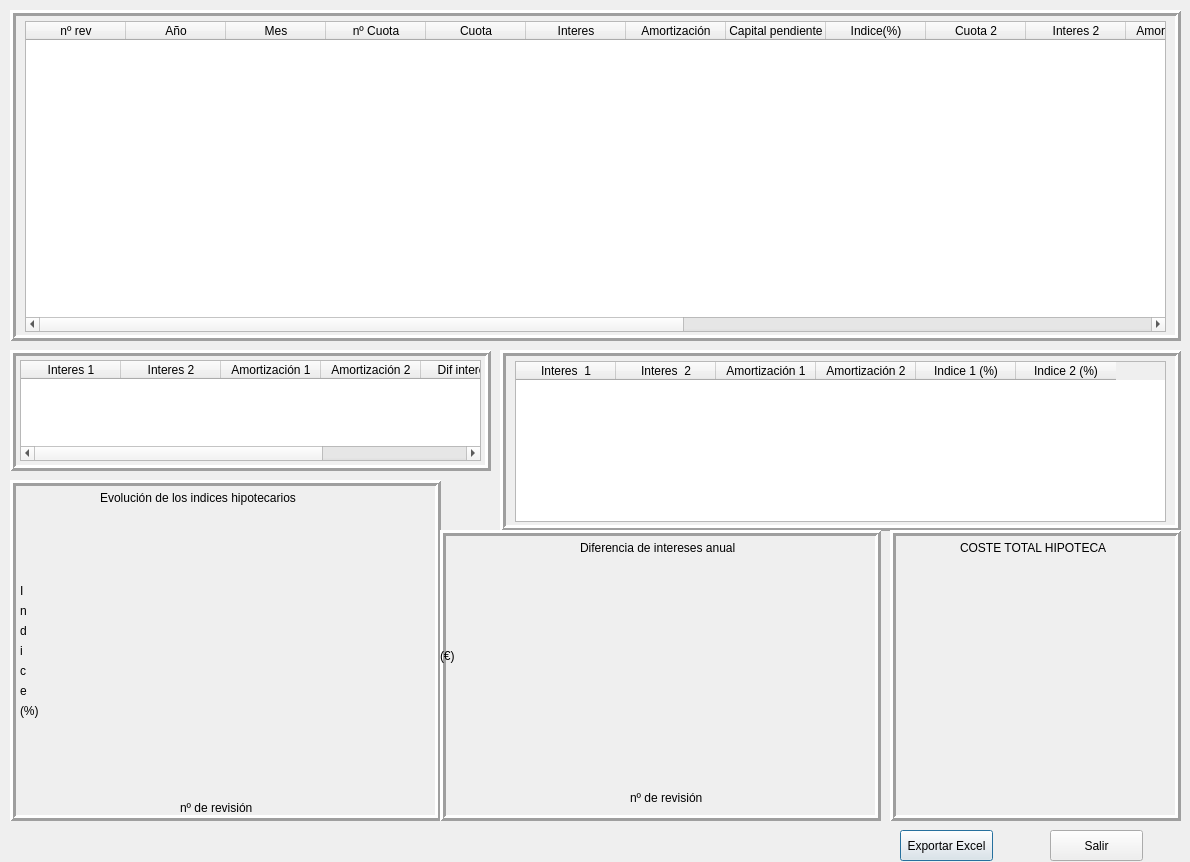
<?xml version="1.0" encoding="UTF-8"?>
<ui version="4.0">
 <class>Dialog_detalleygraficovariable</class>
 <widget class="QDialog" name="Dialog_detalleygraficovariable">
  <property name="geometry">
   <rect>
    <x>0</x>
    <y>0</y>
    <width>1190</width>
    <height>862</height>
   </rect>
  </property>
  <property name="windowTitle">
   <string>Datos tipo variable</string>
  </property>
  <widget class="QFrame" name="frame_detallecuota">
   <property name="geometry">
    <rect>
     <x>10</x>
     <y>10</y>
     <width>1171</width>
     <height>331</height>
    </rect>
   </property>
   <property name="frameShape">
    <enum>QFrame::Box</enum>
   </property>
   <property name="frameShadow">
    <enum>QFrame::Raised</enum>
   </property>
   <property name="lineWidth">
    <number>3</number>
   </property>
   <widget class="QTableWidget" name="tableWidget_detVariable">
    <property name="geometry">
     <rect>
      <x>15</x>
      <y>11</y>
      <width>1141</width>
      <height>311</height>
     </rect>
    </property>
    <column>
     <property name="text">
      <string>nº rev</string>
     </property>
    </column>
    <column>
     <property name="text">
      <string>Año</string>
     </property>
    </column>
    <column>
     <property name="text">
      <string>Mes</string>
     </property>
    </column>
    <column>
     <property name="text">
      <string>nº Cuota</string>
     </property>
    </column>
    <column>
     <property name="text">
      <string>Cuota</string>
     </property>
    </column>
    <column>
     <property name="text">
      <string>Interes</string>
     </property>
    </column>
    <column>
     <property name="text">
      <string>Amortización</string>
     </property>
    </column>
    <column>
     <property name="text">
      <string>Capital pendiente</string>
     </property>
    </column>
    <column>
     <property name="text">
      <string>Indice(%)</string>
     </property>
    </column>
    <column>
     <property name="text">
      <string>Cuota 2</string>
     </property>
    </column>
    <column>
     <property name="text">
      <string>Interes 2</string>
     </property>
    </column>
    <column>
     <property name="text">
      <string>Amortización 2</string>
     </property>
    </column>
    <column>
     <property name="text">
      <string>Capital pendiente 2</string>
     </property>
    </column>
    <column>
     <property name="text">
      <string>Indice 2 (%)</string>
     </property>
    </column>
    <column>
     <property name="text">
      <string>A amortizar</string>
     </property>
    </column>
    <column>
     <property name="text">
      <string>Pago</string>
     </property>
    </column>
    <column>
     <property name="text">
      <string>Fecha</string>
     </property>
    </column>
    <column>
     <property name="text">
      <string>Interes legal</string>
     </property>
    </column>
    <column>
     <property name="text">
      <string>Mes Revisión</string>
     </property>
    </column>
   </widget>
  </widget>
  <widget class="QFrame" name="frame_agruprevision">
   <property name="geometry">
    <rect>
     <x>10</x>
     <y>350</y>
     <width>481</width>
     <height>121</height>
    </rect>
   </property>
   <property name="frameShape">
    <enum>QFrame::Box</enum>
   </property>
   <property name="frameShadow">
    <enum>QFrame::Raised</enum>
   </property>
   <property name="lineWidth">
    <number>3</number>
   </property>
   <widget class="QTableWidget" name="tableWidget_2">
    <property name="geometry">
     <rect>
      <x>10</x>
      <y>10</y>
      <width>461</width>
      <height>101</height>
     </rect>
    </property>
    <column>
     <property name="text">
      <string>Interes 1</string>
     </property>
    </column>
    <column>
     <property name="text">
      <string>Interes 2</string>
     </property>
    </column>
    <column>
     <property name="text">
      <string>Amortización 1</string>
     </property>
    </column>
    <column>
     <property name="text">
      <string>Amortización 2</string>
     </property>
    </column>
    <column>
     <property name="text">
      <string>Dif intereses</string>
     </property>
    </column>
    <column>
     <property name="text">
      <string>Dif amortización</string>
     </property>
    </column>
   </widget>
  </widget>
  <widget class="QFrame" name="frame_totaleship">
   <property name="geometry">
    <rect>
     <x>500</x>
     <y>350</y>
     <width>681</width>
     <height>181</height>
    </rect>
   </property>
   <property name="frameShape">
    <enum>QFrame::Box</enum>
   </property>
   <property name="frameShadow">
    <enum>QFrame::Raised</enum>
   </property>
   <property name="lineWidth">
    <number>3</number>
   </property>
   <widget class="QTableWidget" name="tableWidget_3">
    <property name="geometry">
     <rect>
      <x>15</x>
      <y>11</y>
      <width>651</width>
      <height>161</height>
     </rect>
    </property>
    <column>
     <property name="text">
      <string>Interes  1</string>
     </property>
    </column>
    <column>
     <property name="text">
      <string>Interes  2</string>
     </property>
    </column>
    <column>
     <property name="text">
      <string>Amortización 1</string>
     </property>
    </column>
    <column>
     <property name="text">
      <string>Amortización 2</string>
     </property>
    </column>
    <column>
     <property name="text">
      <string>Indice 1 (%)</string>
     </property>
    </column>
    <column>
     <property name="text">
      <string>Indice 2 (%)</string>
     </property>
    </column>
   </widget>
  </widget>
  <widget class="QFrame" name="frame_grafevolind">
   <property name="geometry">
    <rect>
     <x>10</x>
     <y>480</y>
     <width>431</width>
     <height>341</height>
    </rect>
   </property>
   <property name="frameShape">
    <enum>QFrame::Box</enum>
   </property>
   <property name="frameShadow">
    <enum>QFrame::Raised</enum>
   </property>
   <property name="lineWidth">
    <number>3</number>
   </property>
   <widget class="QWidget" name="verticalLayoutWidget">
    <property name="geometry">
     <rect>
      <x>29</x>
      <y>29</y>
      <width>391</width>
      <height>281</height>
     </rect>
    </property>
    <layout class="QVBoxLayout" name="verticalLayout_grafevolind"/>
   </widget>
   <widget class="QLabel" name="label_2">
    <property name="geometry">
     <rect>
      <x>90</x>
      <y>10</y>
      <width>211</width>
      <height>16</height>
     </rect>
    </property>
    <property name="text">
     <string>Evolución de los indices hipotecarios</string>
    </property>
   </widget>
   <widget class="QLabel" name="label_3">
    <property name="geometry">
     <rect>
      <x>170</x>
      <y>320</y>
      <width>81</width>
      <height>16</height>
     </rect>
    </property>
    <property name="text">
     <string>nº de revisión</string>
    </property>
   </widget>
   <widget class="QLabel" name="label_4">
    <property name="geometry">
     <rect>
      <x>10</x>
      <y>100</y>
      <width>16</width>
      <height>21</height>
     </rect>
    </property>
    <property name="text">
     <string>I</string>
    </property>
   </widget>
   <widget class="QLabel" name="label_5">
    <property name="geometry">
     <rect>
      <x>10</x>
      <y>120</y>
      <width>16</width>
      <height>21</height>
     </rect>
    </property>
    <property name="text">
     <string>n</string>
    </property>
   </widget>
   <widget class="QLabel" name="label_6">
    <property name="geometry">
     <rect>
      <x>10</x>
      <y>140</y>
      <width>16</width>
      <height>21</height>
     </rect>
    </property>
    <property name="text">
     <string>d</string>
    </property>
   </widget>
   <widget class="QLabel" name="label_7">
    <property name="geometry">
     <rect>
      <x>10</x>
      <y>160</y>
      <width>16</width>
      <height>21</height>
     </rect>
    </property>
    <property name="text">
     <string>i</string>
    </property>
   </widget>
   <widget class="QLabel" name="label_8">
    <property name="geometry">
     <rect>
      <x>10</x>
      <y>180</y>
      <width>16</width>
      <height>21</height>
     </rect>
    </property>
    <property name="text">
     <string>c</string>
    </property>
   </widget>
   <widget class="QLabel" name="label_9">
    <property name="geometry">
     <rect>
      <x>10</x>
      <y>200</y>
      <width>16</width>
      <height>21</height>
     </rect>
    </property>
    <property name="text">
     <string>e</string>
    </property>
   </widget>
   <widget class="QLabel" name="label_10">
    <property name="geometry">
     <rect>
      <x>10</x>
      <y>220</y>
      <width>21</width>
      <height>21</height>
     </rect>
    </property>
    <property name="text">
     <string>(%)</string>
    </property>
   </widget>
  </widget>
  <widget class="QFrame" name="frame_grafagruprev">
   <property name="geometry">
    <rect>
     <x>440</x>
     <y>530</y>
     <width>441</width>
     <height>291</height>
    </rect>
   </property>
   <property name="frameShape">
    <enum>QFrame::Box</enum>
   </property>
   <property name="frameShadow">
    <enum>QFrame::Raised</enum>
   </property>
   <property name="lineWidth">
    <number>3</number>
   </property>
   <widget class="QWidget" name="verticalLayoutWidget_2">
    <property name="geometry">
     <rect>
      <x>19</x>
      <y>29</y>
      <width>411</width>
      <height>231</height>
     </rect>
    </property>
    <layout class="QVBoxLayout" name="verticalLayout_grafagruprev"/>
   </widget>
   <widget class="QLabel" name="label_11">
    <property name="geometry">
     <rect>
      <x>190</x>
      <y>260</y>
      <width>91</width>
      <height>16</height>
     </rect>
    </property>
    <property name="text">
     <string>nº de revisión</string>
    </property>
   </widget>
   <widget class="QLabel" name="label_12">
    <property name="geometry">
     <rect>
      <x>0</x>
      <y>110</y>
      <width>21</width>
      <height>31</height>
     </rect>
    </property>
    <property name="text">
     <string>(€)</string>
    </property>
   </widget>
   <widget class="QLabel" name="label_13">
    <property name="geometry">
     <rect>
      <x>140</x>
      <y>10</y>
      <width>171</width>
      <height>16</height>
     </rect>
    </property>
    <property name="text">
     <string>Diferencia de intereses anual</string>
    </property>
   </widget>
  </widget>
  <widget class="QFrame" name="frame_graftotales">
   <property name="geometry">
    <rect>
     <x>890</x>
     <y>530</y>
     <width>291</width>
     <height>291</height>
    </rect>
   </property>
   <property name="frameShape">
    <enum>QFrame::Box</enum>
   </property>
   <property name="frameShadow">
    <enum>QFrame::Raised</enum>
   </property>
   <property name="lineWidth">
    <number>3</number>
   </property>
   <widget class="QWidget" name="verticalLayoutWidget_3">
    <property name="geometry">
     <rect>
      <x>10</x>
      <y>30</y>
      <width>271</width>
      <height>241</height>
     </rect>
    </property>
    <layout class="QVBoxLayout" name="verticalLayout_totales"/>
   </widget>
   <widget class="QLabel" name="label">
    <property name="geometry">
     <rect>
      <x>70</x>
      <y>10</y>
      <width>151</width>
      <height>16</height>
     </rect>
    </property>
    <property name="text">
     <string>COSTE TOTAL HIPOTECA</string>
    </property>
   </widget>
  </widget>
  <widget class="QPushButton" name="pushButton_exportarexcel">
   <property name="geometry">
    <rect>
     <x>900</x>
     <y>830</y>
     <width>93</width>
     <height>31</height>
    </rect>
   </property>
   <property name="text">
    <string>Exportar Excel</string>
   </property>
  </widget>
  <widget class="QPushButton" name="pushButton_salirdatosgraf">
   <property name="geometry">
    <rect>
     <x>1050</x>
     <y>830</y>
     <width>93</width>
     <height>31</height>
    </rect>
   </property>
   <property name="text">
    <string>Salir</string>
   </property>
  </widget>
 </widget>
 <resources/>
 <connections/>
</ui>
